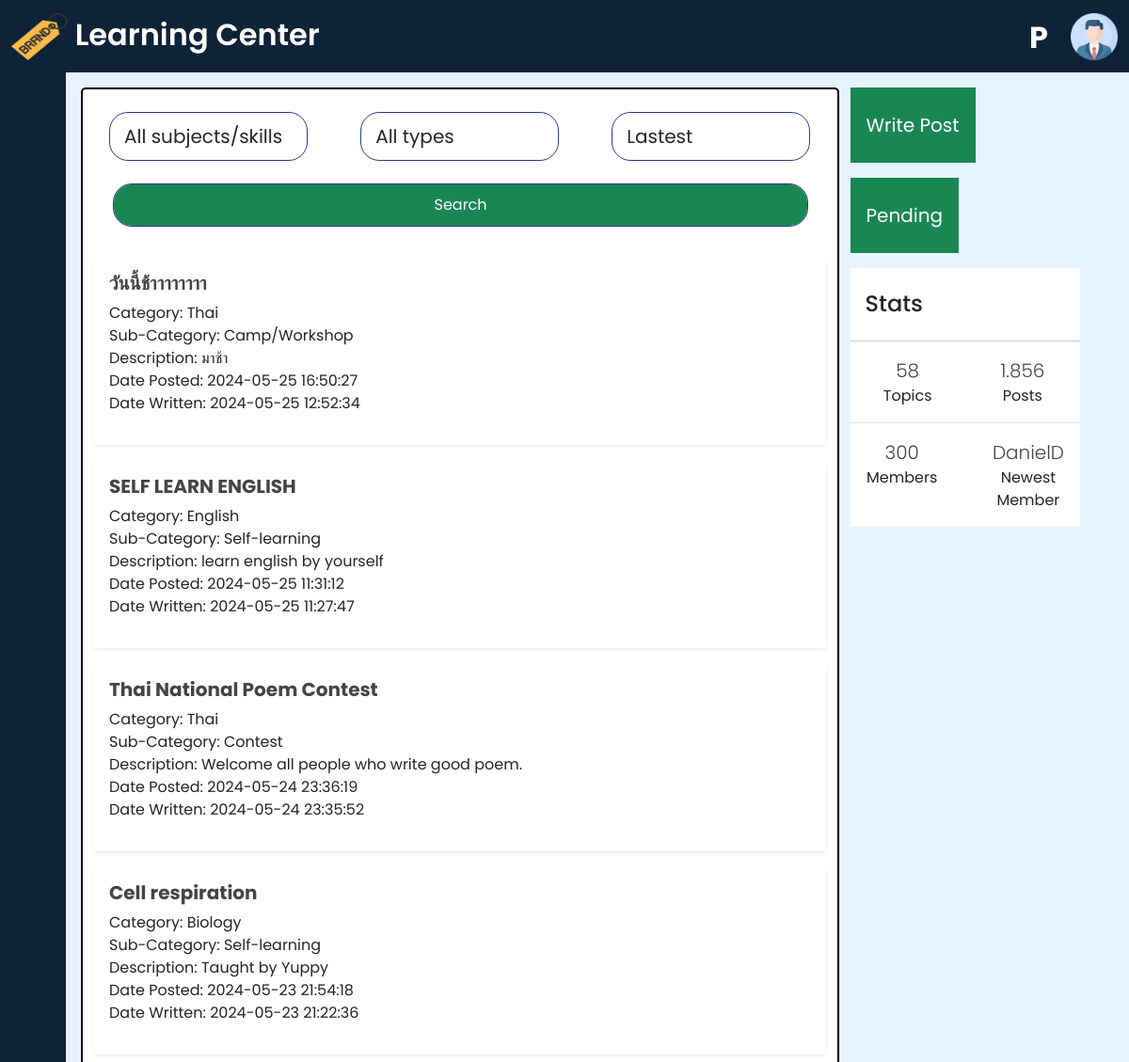
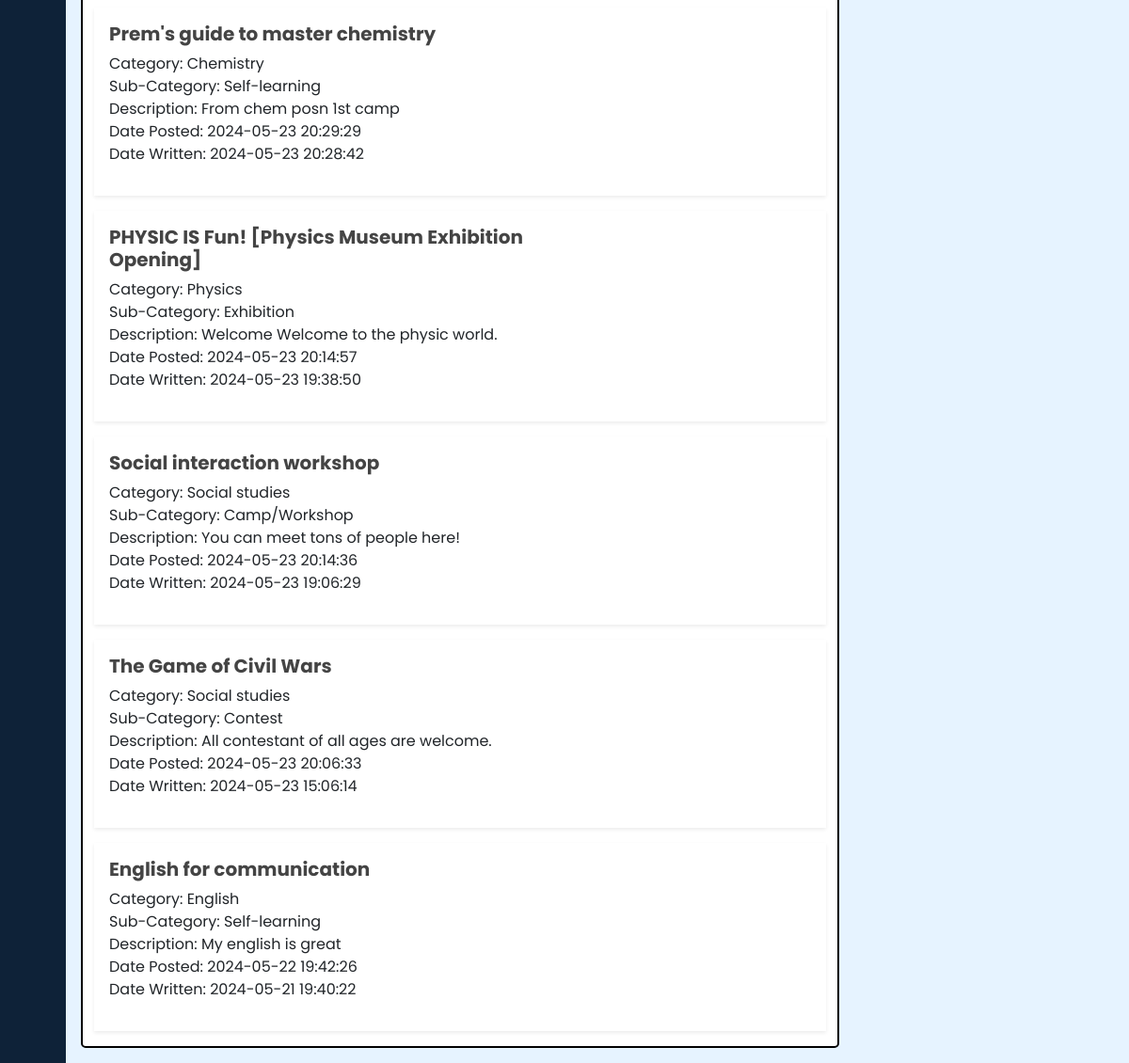
The page /forum.php (signed in) on the database its author committed (2 pictures, top to bottom).
### tables this page shows
CREATE TABLE `post` (
  `id_post` int(11) NOT NULL,
  `user_post` int(11) NOT NULL,
  `category` text NOT NULL,
  `sub_category` text NOT NULL,
  `title` text NOT NULL,
  `descript` text NOT NULL,
  `content` text NOT NULL,
  `date_post` datetime NOT NULL DEFAULT current_timestamp(),
  `written_date_post` datetime NOT NULL,
  `status` int(11) NOT NULL
);

### forum.php (the view, shortened to what this page needs)
<!DOCTYPE html>
<html lang="en">
	<head>
		<link href="https://cdn.lineicons.com/4.0/lineicons.css" rel="stylesheet" />
		<link href="https://cdn.jsdelivr.net/npm/bootstrap@5.3.0-alpha3/dist/css/bootstrap.min.css" rel="stylesheet"
>
			<link rel="stylesheet" href="style.css">
		</head>
		<body>
			<?php
				include('header.php');
				include('config.php');
				$query = mysqli_query($con, "SELECT * FROM post WHERE status = 1 ORDER BY date_post DESC");
			 ?>
			<div class="main p-3" style="background-color: #e6f3ff;">
				<link href="https://code.ionicframework.com/ionicons/2.0.1/css/ionicons.min.css" rel="stylesheet">
				<div class="container">
					<div class="row w-100" >
						<div class="col-9 me">
							<form action="forum_process.php" method="POST" enctype="multipart/form-data">
								<div class="row text-left mb-3 mt-3">
									<div class="col-lg-4 mb-3 mb-sm-0">
										<div class="dropdown bootstrap-select form-control-lg bg-white bg-op-9 text-sm w-lg-50" style="width: 100%;">
											<select class="form-control form-control-lg bg-white bg-op-9 text-sm w-lg-50" name="category" data-toggle="select" tabindex="-98">
												<option value="0" selected> All subjects/skills </option>
											</select>
										</div>
									</div>
									<div class="col-lg-4 mb-3 mb-sm-0">
										<div class="dropdown bootstrap-select form-control-lg bg-white bg-op-9 text-sm w-lg-50" style="width: 100%;">
											<select class="form-control form-control-lg bg-white bg-op-9 text-sm w-lg-50" name="sub_category" data-toggle="select" tabindex="-98">
												<option value="0" selected> All types </option>
											</select>
										</div>
									</div>
									<div class="col-lg-4 mb-3 mb-sm-0">
										<div class="dropdown bootstrap-select form-control-lg bg-white bg-op-9 text-sm w-lg-50" style="width: 100%;">
											<select class="form-control form-control-lg bg-white bg-op-9 text-sm w-lg-50" name="order" data-toggle="select" tabindex="-98">
												<option value="0" selected> Lastest </option>
											</select>
										</div>
									</div>
											<div class="row mb-3 mt-3 w-100" style="margin-left: 0.05rem;">
		                                    <div class="d-flex justify-content-center" style="">
		                                    <input type='submit' class="form-control btn btn-success" style="width: 98%;" value="Search">
		                                </div>
		                                </div>
								</div>
							</form>
							<?php
					 		$b = array('None', 'Thai', 'Social studies', 'English', 'Math', 'Physics', 'Chemistry', 'Biology', 'Computer', 'Design', 'Business and Marketing', 'Psychology', 'Foreign languages', 'cinco');
					 		$c = array('None', 'Self-learning', 'Contest', 'Camp/Workshop', 'Exhibition');
					 		while ($data = mysqli_fetch_array($query)) {
					 			echo '
						 		<div class="card row-hover pos-relative py-3 px-3 mb-3 border-warning border-0 shadow-sm rounded-0">
									<div class="row align-items-center">
										<div class="col-md-8 mb-3 mb-sm-0">
											<h5>
											<a href="info.php?id_post='.$data['id_post'].'" class="stretched-link" style="font-weight: bold;">'.$data['title'].'</a>
											</h5>
											<p class="text-sm">
												<span class="op-6">Category: '.$b[max((int)$data['category'], 0)].'</span><br>
												<span class="op-6">Sub-Category: '.$c[max((int)$data['sub_category'], 0)].'</span><br>
												<span class="op-6">Description: '.$data['descript'].'</span><br>
												<span class="op-6">Date Posted: '.$data['date_post'].'</span><br>
												<span class="op-6">Date Written: '.$data['written_date_post'].'</span><br>
											</p>
											<div class="text-sm op-5"> </div>
										</div>
									</div>
								</div>
						 		';
					 		}
					 		?>
						</div>
						<div class="col-3">
							<div data-settings="{&quot;parent&quot;:&quot;#content&quot;,&quot;mind&quot;:&quot;#header&quot;,&quot;top&quot;:10,&quot;breakpoint&quot;:992}" data-toggle="sticky" class="sticky" style="top: 85px;"><div class="sticky-inner">
							<a class="btn btn-lg btn-block btn-success rounded-0 py-4 mb-3 bg-op-6 roboto-bold" href="request.php">Write Post</a>
							<a class="btn btn-lg btn-block btn-success rounded-0 py-4 mb-3 bg-op-6 roboto-bold" href="request_waiting.php">Pending</a>
							<div class="bg-white text-sm">
								<h4 class="px-3 py-4 op-5 m-0 roboto-bold">
								Stats
								</h4>
								<hr class="my-0">
								<div class="row text-center d-flex flex-row op-7 mx-0">
									<div class="col-sm-6 flex-ew text-center py-3 border-bottom border-right"> <a class="d-block lead font-weight-bold" href="#">58</a> Topics </div>
									<div class="col-sm-6 col flex-ew text-center py-3 border-bottom mx-0"> <a class="d-block lead font-weight-bold" href="#">1.856</a> Posts </div>
								</div>
								<div class="row d-flex flex-row op-7">
									<div class="col-sm-6 flex-ew text-center py-3 border-right mx-0"> <a class="d-block lead font-weight-bold" href="#">300</a> Members </div>
									<div class="col-sm-6 flex-ew text-center py-3 mx-0"> <a class="d-block lead font-weight-bold" href="#">DanielD</a> Newest Member </div>
								</div>
							</div>
						</div></div>
					</div>
				</div>
			</div>
		</div>
	</body>
</html>

### style.css (style rules this page uses)
a { text-decoration: none; }
body { font-family: 'Poppins', sans-serif; }
.me { border-radius:5px; border:2px solid black; color:black; background-color: white;; }
.main { min-height: 93vh; width: 100%; overflow: hidden; transition: all 0.35s ease-in-out; background-color: #fafbfe; }
.container { display: flex; }
* { margin: 0px; padding: 0px; list-style: none; }
a { text-decoration: none; outline: none; color: #444; }
a:hover, a:focus, input, textarea { text-decoration: none; outline: none; }
.form-control { min-height:45px; -webkit-box-shadow: none; box-shadow: none; padding: 10px 15px; border-radius:20px; border:1px solid#2b3990; }

### rows shown on the page
post: title "วันนี้ช้าาาาาาาา", category "Thai", sub_category "Camp/Workshop", descript "มาช้า", date_post "2024-05-25 16:50:27", written_date_post "2024-05-25 12:52:34"
post: title "SELF LEARN ENGLISH", category "English", sub_category "Self-learning", descript "learn english by yourself", date_post "2024-05-25 11:31:12", written_date_post "2024-05-25 11:27:47"
post: title "Thai National Poem Contest", category "Thai", sub_category "Contest", descript "Welcome all people who write good poem.", date_post "2024-05-24 23:36:19", written_date_post "2024-05-24 23:35:52"
post: title "Cell respiration", category "Biology", sub_category "Self-learning", descript "Taught by Yuppy", date_post "2024-05-23 21:54:18", written_date_post "2024-05-23 21:22:36"
post: title "Prem's guide to master chemistry", category "Chemistry", sub_category "Self-learning", descript "From chem posn 1st camp", date_post "2024-05-23 20:29:29", written_date_post "2024-05-23 20:28:42"
post: title "PHYSIC IS Fun! [Physics Museum Exhibition Opening]", category "Physics", sub_category "Exhibition", descript "Welcome Welcome to the physic world.", date_post "2024-05-23 20:14:57", written_date_post "2024-05-23 19:38:50"
post: title "Social interaction workshop", category "Social studies", sub_category "Camp/Workshop", descript "You can meet tons of people here!", date_post "2024-05-23 20:14:36", written_date_post "2024-05-23 19:06:29"
post: title "The Game of Civil Wars", category "Social studies", sub_category "Contest", descript "All contestant of all ages are welcome.", date_post "2024-05-23 20:06:33", written_date_post "2024-05-23 15:06:14"
post: title "English for communication", category "English", sub_category "Self-learning", descript "My english is great", date_post "2024-05-22 19:42:26", written_date_post "2024-05-21 19:40:22"
